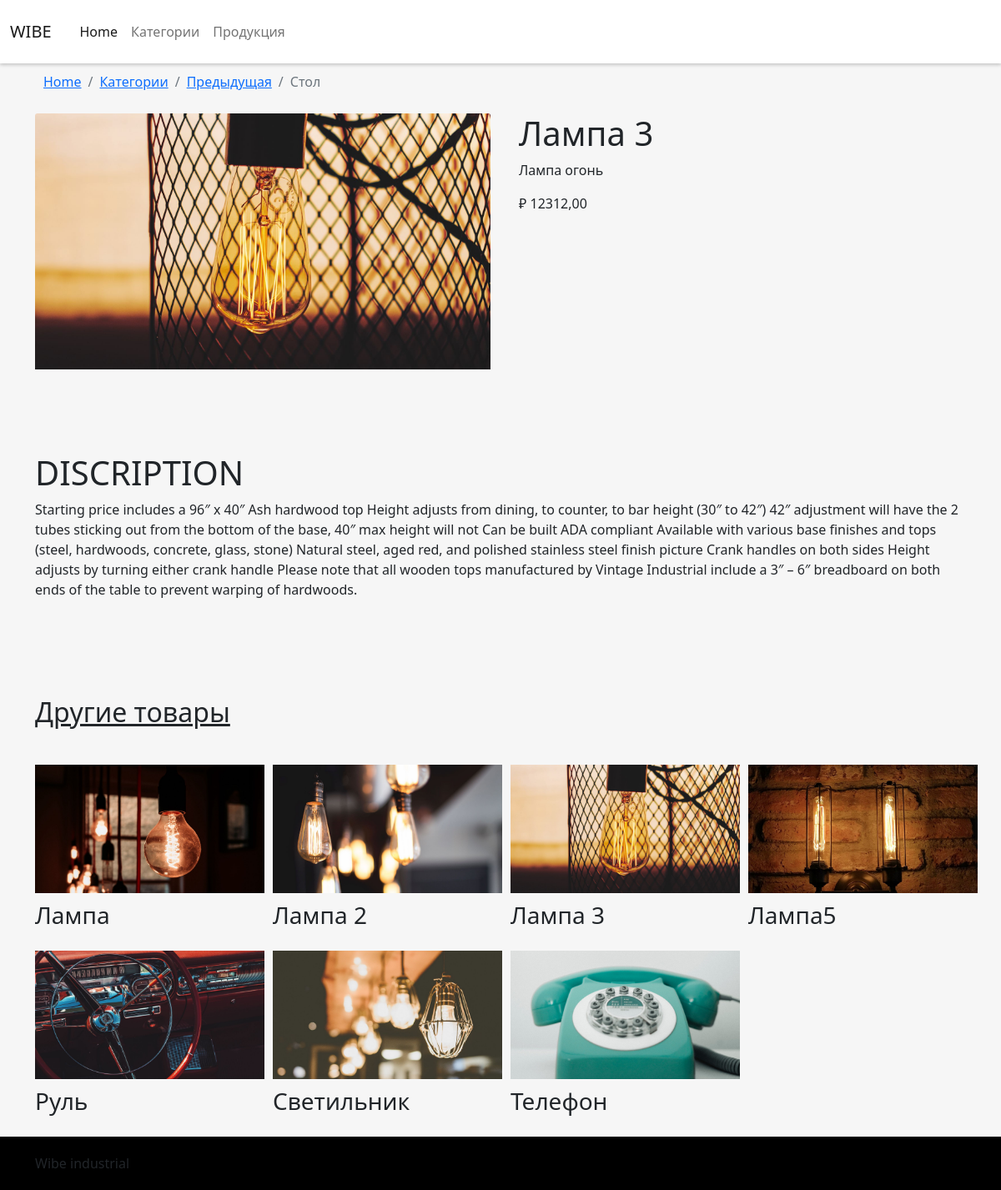
The app's page /6/lampa-3 with its own data.
### myshop/models.py (models this page shows, shortened)
class Product(models.Model):
    category = models.ForeignKey(Category,
                                 related_name='products',
                                 on_delete=models.CASCADE)
    name = models.CharField(max_length=150, db_index=True)
    slug = models.CharField(max_length=150, db_index=True, unique=True)
    image = models.ImageField(upload_to='var/www/wibe_temp/shop/product/%Y/%m/%d', blank=True)
    description = models.TextField(max_length=1000, blank=True)
    price = models.DecimalField(max_digits=10, decimal_places=2)
    available = models.BooleanField(default=True)
    created = models.DateTimeField(auto_now_add=True)
    uploaded = models.DateTimeField(auto_now=True)
    class Meta:
        ordering = ('name',)
        verbose_name = 'Товар'
        verbose_name_plural = 'Товары'
        index_together = (('id', 'slug'), )
    def get_absolute_url(self):
        return reverse('myshop:product_detail', args=[self.id, self.slug])

### myshop/views.py (the view)
# urls.py: path('<int:id>/<slug:slug>', views.product_detail,
def product_detail(request, id, slug):
    product = get_object_or_404(Product, id=id, slug=slug, available=True)
    products = Product.objects.all()
    return render(request, 'shop/product/my_detail.html',
                  {
                      'product': product,
                      'products': products
                  })

### myshop/templates/shop/product/my_detail.html (shortened to what this page needs)
{% load static %}
<!DOCTYPE html>
<html lang="en">
<head>
    <link href="{% static "css/bootstrap.min.css" %}" rel="stylesheet">
    <link href="{% static "css/style.css" %}" rel="stylesheet">
</head>
<body>
    <nav class="navbar sticky-top navbar-expand-lg navbar-light" style="background: white; box-shadow: 0 2px 4px rgba(0, 0, 0, .2);">
        <div class="container-fluid">
          <a class="navbar-brand" href="{% url 'myshop:home' %}">WIBE</a>
          <div class="collapse navbar-collapse" id="navbarNavAltMarkup" style="padding: 10px;">
            <div class="navbar-nav">
              <a class="nav-link active" aria-current="page" href="{% url 'myshop:home' %}">Home</a>
              <a class="nav-link" href="{% url 'myshop:category' %}">Категории</a>
              <a class="nav-link" href="{% url 'myshop:products' %}">Продукция</a>
              <a class="nav-link disabled" href="#" tabindex="-1" aria-disabled="true"></a>
            </div>
          </div>
        </div>
    </nav>
    <main role="main">
        <div class="container" style="background: rgb(246,246,246);">
            <div class="row">
                <div class="col-12" style="margin: 10px;">
                    <nav aria-label="breadcrumb">
                        <ol class="breadcrumb">
                          <li class="breadcrumb-item"><a href="{% url 'myshop:home' %}">Home</a></li>
                          <li class="breadcrumb-item"><a href="{% url 'myshop:category' %}">Категории</a></li>
                          <li class="breadcrumb-item"><a href="javascript:history.go(-1);">Предыдущая</a></li>
                          <li class="breadcrumb-item active" aria-current="page">Стол</li>
                        </ol>
                    </nav>
                </div>
            </div>
            <div class="row">
                <div class="col-xxl-5 col-xl-6 col-md-6 col-sm-12">
                    <img src="{{ product.image.url }}" class="card-img-top" alt="...">
                </div>
                <div class="col-xxl-7 col-xl-6 col-md-6 col-sm-12">
                    <div style="padding-left: 10px;">
                        <h1>{{ product.name }}</h1>
                        <p>
                            {{ product.description }}
                        </p>
                        <p class="price">₽ {{ product.price }}</p>
                    </div>
                </div>
            </div>
            <div class="row" style="padding-top: 100px;">
                <div class="col-12">
                    <h1>DISCRIPTION</h1>
                    <p>
                        Starting price includes a 96″ x 40″ Ash hardwood top
                        Height adjusts from dining, to counter, to bar height (30″ to 42″)
                        42″ adjustment will have the 2 tubes sticking out from the bottom of the base, 40″ max height will not
                        Can be built ADA compliant
                        Available with various base finishes and tops (steel, hardwoods, concrete, glass, stone)
                        Natural steel, aged red, and polished stainless steel finish picture
                        Crank handles on both sides
                        Height adjusts by turning either crank handle
                        Please note that all wooden tops manufactured by Vintage Industrial include a 3″ – 6″ breadboard on both ends of the table to prevent warping of hardwoods.
                    </p>
                </div>
            </div>
            <div class="row" style="padding-top: 100px;">
                <div class="row" style="padding-bottom: 35px;">
                    <div class="col-12">
                        <h2><u>Другие товары</u></h2>
                    </div>
                </div>
                {% for p in products %}
                <div class="col-xxl-3 col-xl-3 col-md-6 col-sm-12">
                    <a href="{{ p.get_absolute_url }}"><img src="{{ p.image.url }}" alt="..." style="width: 275px;"></a>
                    <h3 style="padding-top: 10px; margin-bottom: 25px;">{{ p.name }}</h3>
                </div>
                {% endfor %}
            </div>
        </div>
    </main>
    <footer role="contentinfo">
        <div class="container">
            Wibe industrial
        </div>
    </footer>
</body>
</html>

### myshop/static/css/style.css (style rules this page uses)
html { height: 100%; }
body { margin: 0; min-height: 100%; display: grid; grid-template-rows: auto 1fr auto; }
main { background: rgb(246,246,246); }
footer { background: black; padding: 20px; }

### records on screen
Product: image (picture), name "Лампа 3", description "Лампа огонь", price "12312,00"
Product: image (picture), name "Лампа"
Product: image (picture), name "Лампа 2"
Product: image (picture), name "Лампа5"
Product: image (picture), name "Руль"
Product: image (picture), name "Светильник"
Product: image (picture), name "Телефон"
